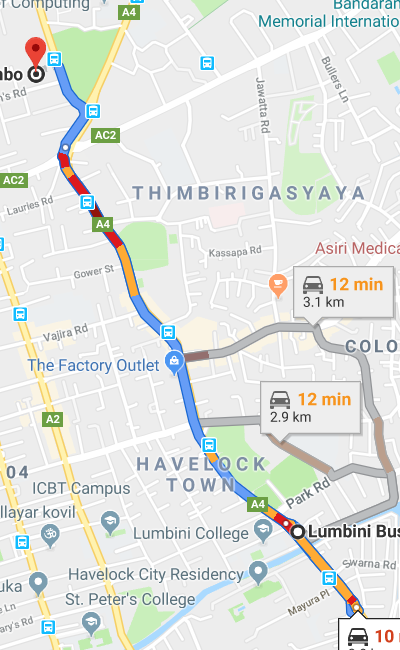
#> input picture testPackage1/CropDirTest.png, 400 x 650 px
$ python RedColor.py   (older library calls are emulated)
#> lines starting #> are read from the running program, lines starting #| are printed output that depends on the picture; after the words box and inside, x2 and y2 are one past the last pixel; in counts of white or black regions, pixels touching at a corner belong together
import cv2
import numpy as np

img = cv2.imread("CropDirTest.png")
#> img is the input picture: shape (650, 400, 3); mean B, G, R 224.4, 228.3, 225

hsv=cv2.cvtColor(img,cv2.COLOR_BGR2HSV)
#> hsv: shape (650, 400, 3); mean H, S, V 18.6, 16.4, 233.1

red_lower=np.array([160,100,100],np.uint8)
red_upper=np.array([180,255,255],np.uint8)

red=cv2.inRange(hsv, red_lower, red_upper)
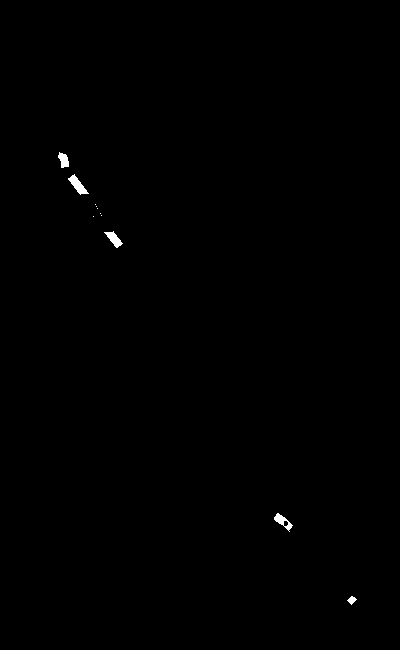
#> red: shape (650, 400); 0.24% white; 11 white regions (6 under 20 px), largest, box (x1, y1, x2, y2) and area: (68, 174, 89, 195) 177, (104, 231, 123, 248) 143, (274, 513, 293, 532) 134, (58, 152, 69, 168) 116, (347, 596, 357, 605) 48

kernal = np.ones((5 ,5), "uint8")

red=cv2.dilate(red, kernal)
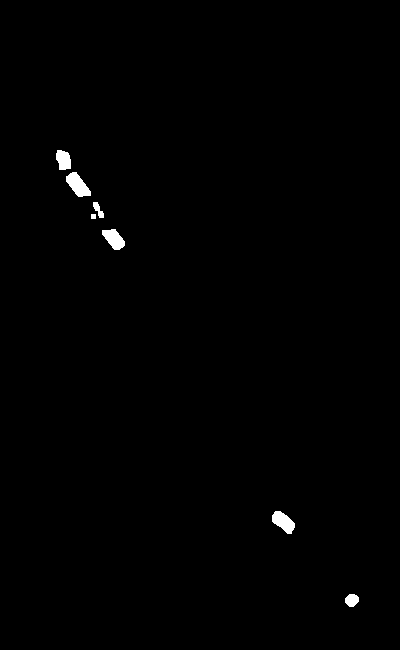
#> red: shape (650, 400); 0.57% white; 7 white regions
#res=cv2.bitwise_and(img, img, mask = red)

#Tracking the Red Color
(_,contours,hierarchy)=cv2.findContours(red,cv2.RETR_TREE,cv2.CHAIN_APPROX_SIMPLE)
#> contours = 7 contours, 1 with area under 20; largest, box (x1, y1, x2, y2) and area: (66, 172, 91, 197) 328, (272, 511, 295, 534) 291, (102, 229, 125, 250) 273, (56, 150, 71, 170) 211, (345, 594, 359, 607) 122, (93, 202, 104, 218) 67

for pic, contour in enumerate(contours):
    area = cv2.contourArea(contour)
    print(area)
    if(area>150):
        x,y,w,h = cv2.boundingRect(contour)
        img = cv2.rectangle(img,(x,y),(x+w,y+h),(0, 0, 255),2)
        cv2.putText(img,"Red",(x,y),cv2.FONT_HERSHEY_SIMPLEX,0.7,(0, 0, 255))
#> this loop made 7 passes
#> (area, x, y, w, h) on passes 2, 3, 6, 7: (291, 272, 511, 23, 23), (273, 102, 229, 23, 21), (327.5, 66, 172, 25, 25), (211, 56, 150, 15, 20)
#> area on passes 1, 5: 122, 67
#| 122.0
#| 291.0
#| 273.0
#| 16.0
#| 67.0
#| 327.5
#| 211.0
#> pass 3, `img = cv2.rectangle(img,(x,y),(x+w,y+h),(0, 0, 255),2)`:
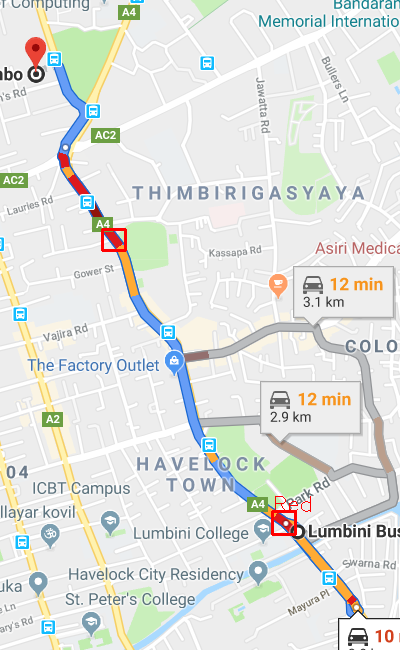
#> img: shape (650, 400, 3); mean B, G, R 224, 227.8, 225.2
#> after the loop:
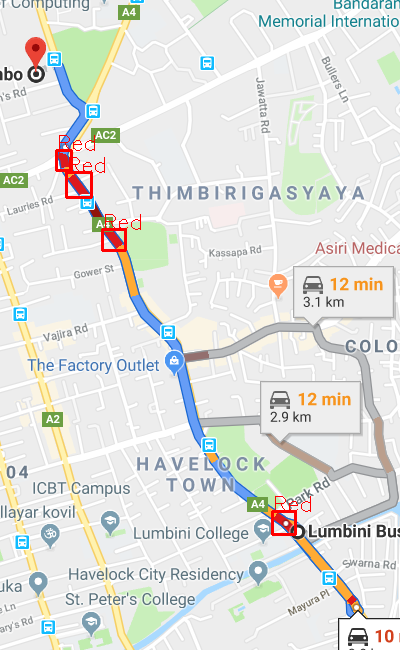
#> img: shape (650, 400, 3); 0.31% of pixels changed, all inside (x1, y1, x2, y2) = (55, 135, 141, 230)


orange_lower=np.array([10,155,255],np.uint8)
orange_upper=np.array([80,255,255],np.uint8)

orange=cv2.inRange(hsv, orange_lower, orange_upper)
#> orange: shape (650, 400); 0.41% white; 11 white regions (5 under 20 px), largest, box (x1, y1, x2, y2) and area: (117, 245, 138, 297) 369, (297, 538, 331, 570) 300, (335, 577, 352, 600) 159, (63, 167, 74, 178) 72, (264, 507, 277, 519) 71, (206, 453, 218, 463) 70

kernal = np.ones((5 ,5), "uint8")

orange=cv2.dilate(orange, kernal)
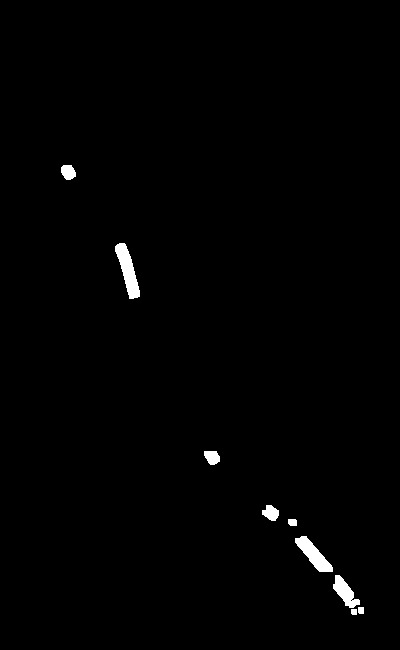
#> orange: shape (650, 400); 0.91% white; 9 white regions
#res=cv2.bitwise_and(img, img, mask = red)

#Tracking the Red Color
(_,contours,hierarchy)=cv2.findContours(orange,cv2.RETR_TREE,cv2.CHAIN_APPROX_SIMPLE)
#> contours = 10 contours, 1 with area under 20; largest, box (x1, y1, x2, y2) and area: (115, 243, 140, 299) 614, (295, 536, 333, 572) 533, (333, 575, 360, 608) 382, (262, 505, 279, 521) 162, (61, 165, 76, 180) 154

for pic, contour in enumerate(contours):
    area = cv2.contourArea(contour)
    print(area)
    if(area>150):
        x,y,w,h = cv2.boundingRect(contour)
        img = cv2.rectangle(img,(x,y),(x+w,y+h),(0, 128, 255),2)
        cv2.putText(img,"Orange",(x,y),cv2.FONT_HERSHEY_SIMPLEX,0.7,(0, 128, 255))
#> this loop made 10 passes
#> (area, x, y, w, h) on passes 3, 5, 7, 8, 9, 10: (382, 333, 575, 27, 33), (533, 295, 536, 38, 36), (162.5, 262, 505, 17, 16), (151, 204, 451, 16, 14), (614, 115, 243, 25, 56), (154, 61, 165, 15, 15)
#> area on passes 1, 2, 6: 24.5, 29.5, 45.5
#| 24.5
#| 29.5
#| 382.0
#| 2.0
#| 533.0
#| 45.5
#| 162.5
#| 151.0
#> (further printed lines are left out)
#> pass 3, `img = cv2.rectangle(img,(x,y),(x+w,y+h),(0, 128, 255),2)`:
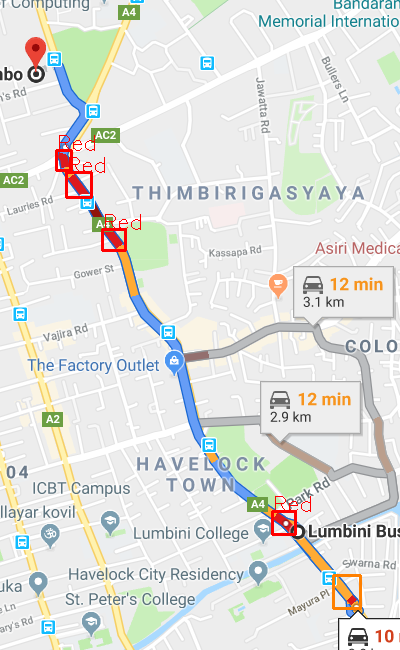
#> img: shape (650, 400, 3); 0.14% of pixels changed, all inside (x1, y1, x2, y2) = (332, 574, 362, 610)
#> after the loop:
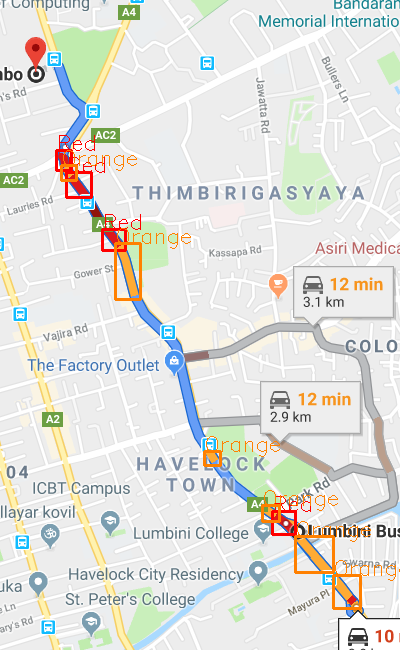
#> img: shape (650, 400, 3); 0.97% of pixels changed, all inside (x1, y1, x2, y2) = (60, 150, 400, 581)


cv2.imshow("Color Tracking",img)

if(cv2.waitKey(10) & 0xFF == ord('q')):
#> (key q is pressed here)
#> (the run stopped early here; a loop or call above may not have finished)
